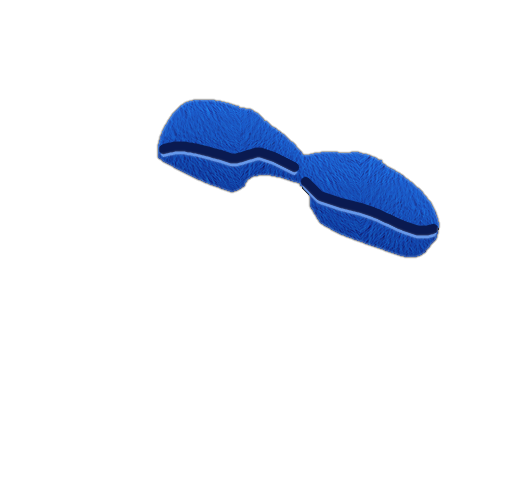
#> input picture frontend/src/shared/assets/mascot/eyes-closed.png, 526 x 480 px
$ python mascot_layers.py ../frontend/src/shared/assets/mascot/eyes-closed.png ../frontend/src/shared/assets/mascot/eyes-half.png
#> lines starting #> are read from the running program, lines starting #| are printed output that depends on the picture; after the words box and inside, x2 and y2 are one past the last pixel; in counts of white or black regions, pixels touching at a corner belong together
#!/usr/bin/env python3
"""Слои маскота для анимации (frontend/src/shared/assets/mascot): figure.png — персонаж без круга-подложки
и без поднятой лапы, paw.png — лапа. Круг рисуется стилями, чтобы персонаж мог лечь внутри него.

Запуск из корня: python3 scripts/mascot_layers.py frontend/src/shared/assets/maskot2.png frontend/src/shared/assets/mascot
Нужны numpy, opencv-python, Pillow. Лапа вырезается по тёплому цвету, место под ней заливается фоном круга,
под запястьем — мехом предплечья. Координаты лапы для вёрстки печатаются в конце (paw crop).
"""
import sys

import cv2
import numpy as np
from PIL import Image
src, out = sys.argv[1], sys.argv[2]
im = np.array(Image.open(src).convert("RGBA")).astype(np.int32)
H, W = im.shape[:2]
#> H = 480; W = 526
R, G, B, A = im[...,0], im[...,1], im[...,2], im[...,3]
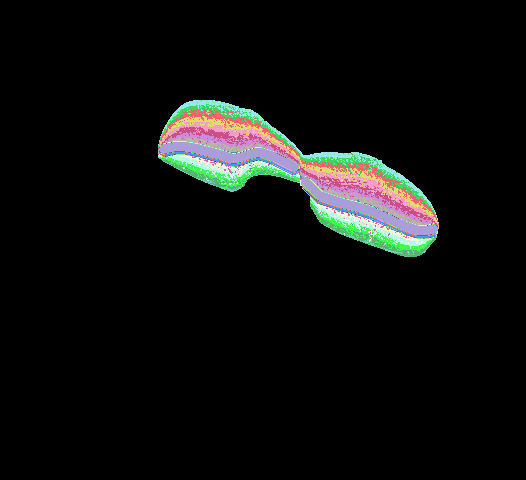
#> R: shape (480, 526) int32; 55 distinct labels, from 0 to 70; one colour per label, 0 black
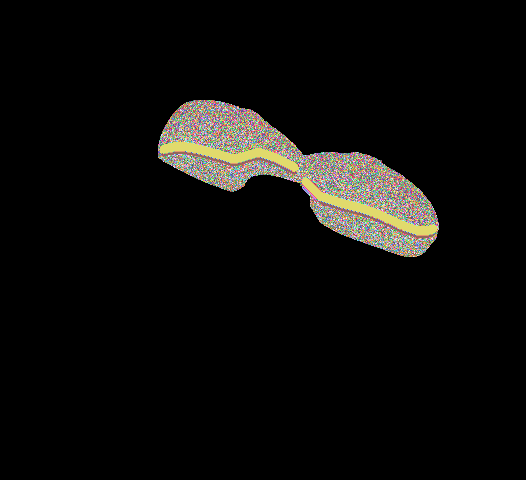
#> G: shape (480, 526) int32; 112 distinct labels, from 0 to 130; one colour per label, 0 black
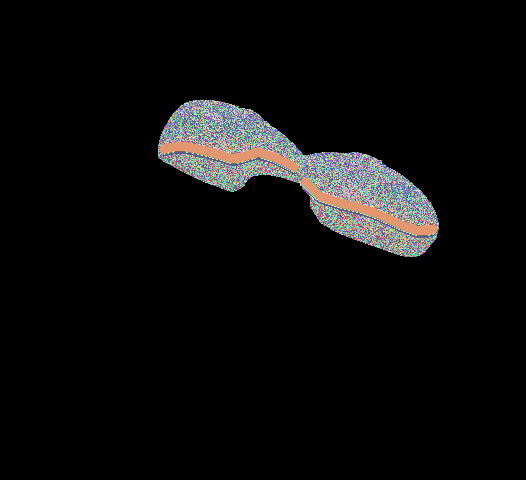
#> B: shape (480, 526) int32; 155 distinct labels, from 0 to 236; one colour per label, 0 black
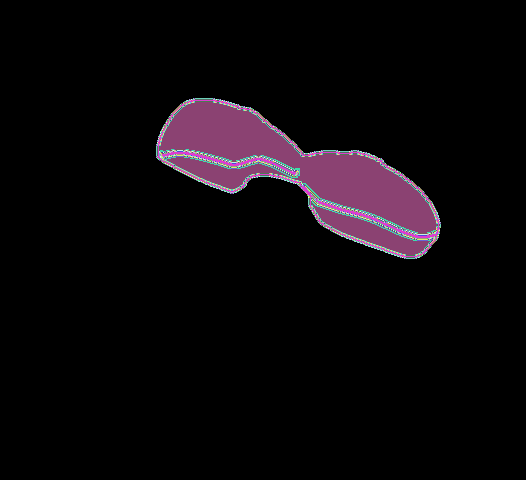
#> A: shape (480, 526) int32; 107 distinct labels, from 0 to 255; one colour per label, 0 black
yy, xx = np.mgrid[0:H, 0:W]

# 1) Круг-подложка: пиксели цвета #b2d9fa → окружность по МНК.
circ = (abs(R-0xb2)<14)&(abs(G-0xd9)<14)&(abs(B-0xfa)<12)&(A>250)
#> circ: shape (480, 526) bool; every value is 0
ys, xs = np.nonzero(circ)
#> ys = empty array; xs = empty array
# граница круга: крайние точки по строкам
pts=[]
for y in np.unique(ys):
    row = xs[ys==y]; pts += [(row.min(),y),(row.max(),y)]
#> this loop made 0 passes
#> after the loop, pts = []
P=np.array(pts,float)
#> P = empty array
#> (the run stopped early here; a loop or call above may not have finished)
